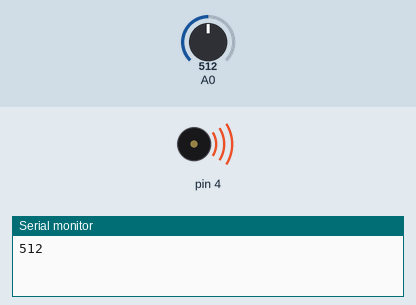
The sketch below on a simulated Arduino Nano, built with avr-gcc and run on an emulated ATmega328P. On the bench: buzzer (waves = sounding), the last lines printed to the serial monitor. Inputs (shaded band) come from the test bench; at power-on: A0 = 512.

Above: at 1.6 s.
1.7 s: A0 set to 166
3.8 s: A0 set to 135
At 6.1 s:
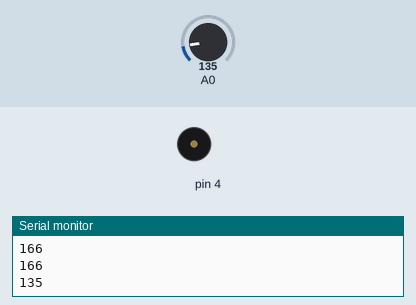
6.4 s: A0 set to 160
At 7.5 s:
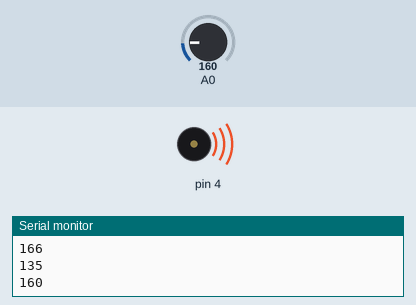
8.5 s: A0 set to 140
At 9.8 s:
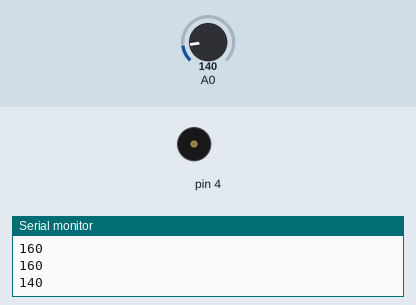
Timing chart, 0 to 11.5 s (numbered marks = the images above; inputs shaded):
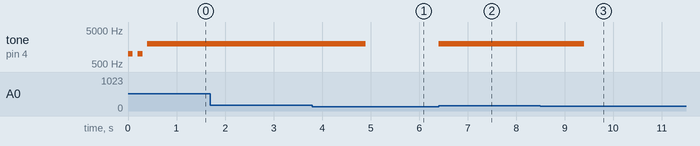

The sketch:

SensorGas.ino
```cpp
/* Coódigo utilizado en Arduino Nano
  -> Sensor MQ5:
      - A0 conectado al A0 de Arduino Nano
      - GND conectado al GND de los analógicos
      - VCC conectado a 5V del Arduino Nano

  -> Zumbador pasivo:
      - Positivo conectado al pin D4
      - Negativo conectado al GND de los pines digitales
*/

// Valor a partir del cual sonará el zumbador (si se supera)
int valor_limite= 150;

// Funcion para configurar el estado inicial
void setup() {
  // Serial es un objeto que representa la comunicación serial. Permite enviar y recibir datos a través de los pines
  Serial.begin(9600); // Inicia la comunicacion serial a 9600 bits por seg (utilizadopara comunicacion serial)
  // Configura el pin 4 digital para la salida del zumbador
  pinMode(4,OUTPUT);

  // Bucle para hacer 2 pitidos al inicio del programa
  for (int i = 0; i < 2; i++) {
    tone(4, 1000); // Emite un tono de 1000 Hz
    delay(100);    // Espera 100 ms
    noTone(4);     // Apaga el zumbador
    delay(100);    // Espera 100 ms antes del siguiente pitido
  }
}

// Funcion para ejecutarse siempre
void loop() {
  // Lee los datos del sensor MQ5, lo guarda en la variable y lo imprime en el monitor serie del IDE de Arduino
  int valorSensor = analogRead(A0);
  Serial.println(valorSensor);

  // Si la medida de gas natural es mayor que la puesta como límite...
  if (valorSensor > valor_limite) {
    // Activa el zumbador en el pin 4 a 2000Hz
    tone(4, 2000);
  } else { // Si el valor registrado es menor que el limite...
    noTone(4); // Apaga el Zumbador
  }

  delay (1500); // Espera de 2000ms para volver al principio del bucle
}
```

Measured:
- the behaviour switches between 151 and 150 on A0 (found by bisection; images 0 and 1)
- after the input at 3.8 s, tone on pin 4: 2000 Hz → silent after 1.1 s
- after the input at 6.4 s, tone on pin 4: silent → 2000 Hz at once
- after the input at 8.5 s, tone on pin 4: 2000 Hz → silent after 0.90 s
- by itself, tone on pin 4: plays 1000 Hz for 0.10 s, 1000 Hz for 0.10 s, 2000 Hz for 1.3 s
